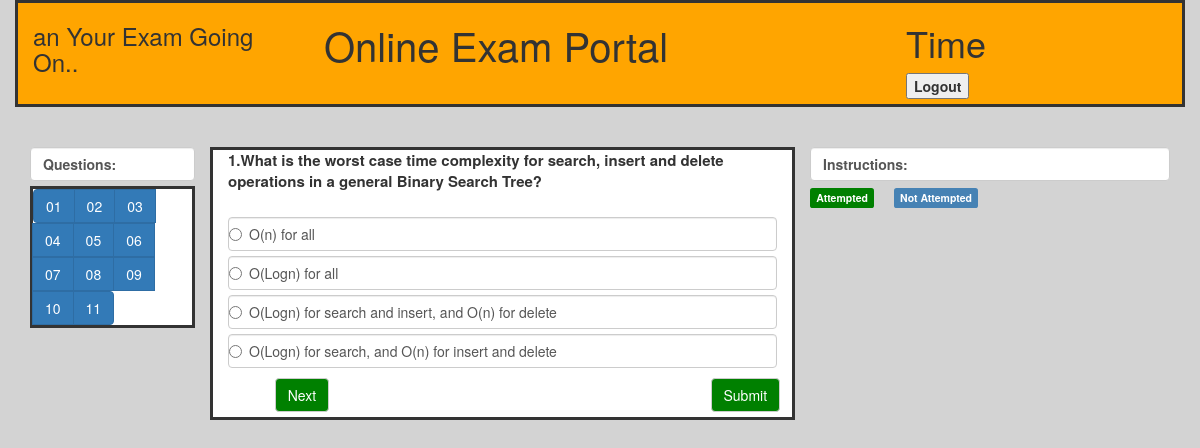
/quiz.php (signed in), run on the app's committed database.
### tables this page shows
CREATE TABLE `quiz` (
  `id` int(20) NOT NULL,
  `qus` varchar(200) DEFAULT NULL,
  `op1` varchar(100) DEFAULT NULL,
  `op2` varchar(100) DEFAULT NULL,
  `op3` varchar(100) DEFAULT NULL,
  `op4` varchar(100) DEFAULT NULL,
  `markoption` varchar(5) DEFAULT NULL,
  `rightoption` varchar(5) DEFAULT NULL
);

### quiz.php (the view, shortened to what this page needs)
<!DOCTYPE html>
<html lang="en">
<head>
  <link rel="stylesheet" href="https://maxcdn.bootstrapcdn.com/bootstrap/3.4.0/css/bootstrap.min.css">
 <link rel="stylesheet" href="bootstrap.min.css">
 <?php
		 $con=mysqli_connect('localhost','root',"","onlineexam") or die("database error");
   		$q ="select *from quiz ";
		 $result=mysqli_query($con,$q);
          $num=mysqli_num_rows($result);
 ?>
</head>
<body style="background:LightGray;" onload="timeout()">
<div class="container" style="background-color:orange; border:solid" >
   <div class="row" >
           <div class="col-sm-3">
					<div >
					<h3 > <?php  echo $_SESSION["names1"]; ?> Your Exam Going On..</h3>
					</div>
           </div>
		   <div class="col-sm-6">
					<div >
					<h1 style="font-size:40px;">Online Exam Portal</h1>
					</div>
           </div>
	       <div class="col-sm-3">
		            <div >
					<h1 id="time">Time </h1>
					</div>
					<div>
					<label><button  onclick="window.location.href='logout.php'" value="Logout" >Logout</button></label>
					</div>
           </div>
	</div>
</div>
<br>
<br>
<div class="container">
  <div class="row">
				<div class="col-sm-2">
            <label  class="form-control">Questions:</label>
			<div style="background-color:white ;border:solid">
			<div class="btn-group">
				 <?php
				    for($i=1;$i<=$num;$i++) {
					?>
	              <?php if($i<10) { ?>
    		     	<button type="button" class="btn btn-primary"   id="<?php echo $i; ?>" value="<?php  echo $i; ?>" onclick="cheack(<?php echo $i; ?>);" ><?php echo 0;echo $i; ?></button>
		    		<?php	}?>
                   <?php if($i>9) { ?>
    		     	<button type="button" class="btn btn-primary"   id="<?php echo $i; ?>" value="<?php  echo $i; ?>" onclick="cheack(<?php echo $i; ?>);" ><?php echo $i; ?></button>
		    		<?php	}?>
					<?php	}?>
					</div>
				</div>
				  </div>
   <div class="col-sm-6" style="background-color:white;border:solid">
            <form onsubmit="if(!confirm('Are You sure for submit test?')){return false;}" action="quizform.php" method ="POST" id="form1">
			 <?php
			    for($i=1;$i<=$num;$i++)
				{
					 $row=mysqli_fetch_array($result);
			    ?>
			  <div id="ques<?php echo $i;?>" >
			  <div>
			  <label id="q" for="questions"   > <p  style="font-size:15px"><?php echo $i; echo "."; ?><?php  echo $row['qus'];?></p></label>
			   </div>
		 	   <div class="radio">
		    	 <label  class="form-control"><input id="op1" type="radio" value="1" name="optradio<?php echo $i; ?>" ></input><?php  echo $row['op1'];?></label>
			    </div>
			  <div class="radio">
			   <label  class="form-control"><input  id="op2" type="radio" value="2" name="optradio<?php echo $i; ?>" ></input><?php  echo $row['op2'];?></label>
			  </div>
			<div class="radio">
			  <label  class="form-control"><input type="radio" id="op3" value="3" name="optradio<?php echo $i; ?>"  ></input><?php  echo $row['op3'];?></label>
			 </div>
			 <div class="radio ">
			  <label  class="form-control"><input type="radio" id="op4" value="4" name="optradio<?php echo $i; ?>" ></input><?php  echo $row['op4'];?></label>
			 </div>
                 </div>
			<?php
				}
				?>
             	<div class="row">
                  <div class="col-sm-10">
						<div class="button">
					   <label><input type="button" class="btn btn-default" style="background:green;color:white " id="next" value="Next" onclick="fornext();"> </input></label>
					   </div>
				  </div>
               <div class="col-sm-2">
					<div >
					<label><button class="btn btn-default" style="background:green;color:white "  type="submit" value="Submit" >Submit</button></label>
					</div>
               </div>
	          </div>
	    </form>
	  </div>
					<div class="col-sm-4">
					<label  class="form-control"> Instructions:</label>
					<span class="label label-primary" style="background-color:green " >Attempted</span> &nbsp &nbsp
                    <span class="label label-success" style="background-color:SteelBlue">Not Attempted</span>
					  </div>
</div>
</div>
</body>
</html>

### data on the page
quiz: qus "What is the worst case time complexity for search, insert and delete operations in a general Binary Search Tree?", op1 "O(n) for all", op2 "O(Logn) for all", op3 "O(Logn) for search and insert, and O(n) for delete", op4 "O(Logn) for search, and O(n) for insert and delete"

### other printed values
$_SESSION["names1"] "an"
